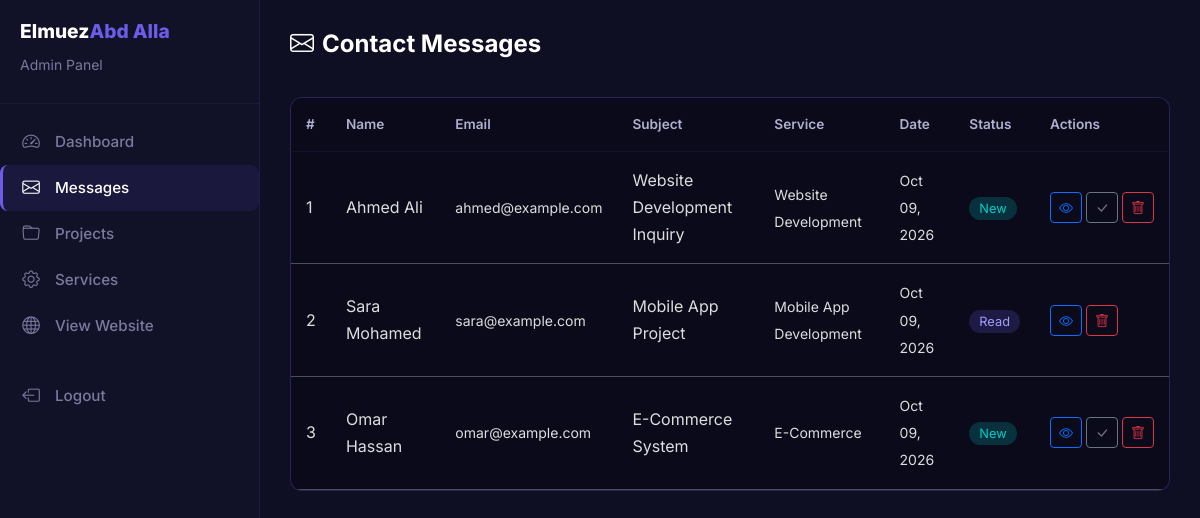
The page /admin/messages.php (signed in) on the database its author committed.
### tables this page shows
CREATE TABLE IF NOT EXISTS `contact_messages` (
    `id` INT AUTO_INCREMENT PRIMARY KEY,
    `name` VARCHAR(100) NOT NULL,
    `email` VARCHAR(150) NOT NULL,
    `phone` VARCHAR(30) DEFAULT NULL,
    `subject` VARCHAR(200) NOT NULL,
    `service` VARCHAR(100) DEFAULT NULL,
    `message` TEXT NOT NULL,
    `ip_address` VARCHAR(45) DEFAULT NULL,
    `status` ENUM('new','read','replied') DEFAULT 'new',
    `created_at` TIMESTAMP DEFAULT CURRENT_TIMESTAMP
);

### includes/functions.php (called while the page is built, shortened)
<?php
function sanitize($input) {
    return htmlspecialchars(trim($input), ENT_QUOTES, 'UTF-8');
}

### admin/messages.php (the view, shortened to what this page needs)
<?php
require_once __DIR__ . '/../includes/functions.php';
$stmt = $pdo->query("SELECT * FROM contact_messages ORDER BY created_at DESC");
$messages = $stmt->fetchAll();
?>
<!DOCTYPE html>
<html lang="en" data-bs-theme="dark">
<head>
    <link href="https://cdn.jsdelivr.net/npm/bootstrap@5.3.2/dist/css/bootstrap.min.css" rel="stylesheet">
    <link href="https://cdn.jsdelivr.net/npm/bootstrap-icons@1.11.3/font/bootstrap-icons.min.css" rel="stylesheet">
    <link href="../assets/css/style.css" rel="stylesheet">
</head>
<body>
    <div class="admin-wrapper">
        <div class="admin-sidebar" id="sidebar">
            <div class="sidebar-brand">
                <h4>Elmuez<span>Abd Alla</span></h4>
                <small style="color: #7a7a9e;">Admin Panel</small>
            </div>
            <nav class="nav flex-column">
                <a class="nav-link" href="dashboard.php"><i class="bi bi-speedometer2"></i> Dashboard</a>
                <a class="nav-link active" href="messages.php"><i class="bi bi-envelope"></i> Messages</a>
                <a class="nav-link" href="projects.php"><i class="bi bi-folder"></i> Projects</a>
                <a class="nav-link" href="services-admin.php"><i class="bi bi-gear"></i> Services</a>
                <a class="nav-link" href="../index.php" target="_blank"><i class="bi bi-globe"></i> View Website</a>
                <a class="nav-link mt-4" href="logout.php"><i class="bi bi-box-arrow-left"></i> Logout</a>
            </nav>
        </div>
        <div class="admin-content">
            <div class="admin-header">
                <div>
                    <h2><i class="bi bi-envelope me-2"></i>Contact Messages</h2>
                </div>
            </div>
            <div class="admin-table">
                <div class="table-responsive">
                    <table class="table mb-0">
                        <thead>
                            <tr>
                                <th>#</th>
                                <th>Name</th>
                                <th>Email</th>
                                <th>Subject</th>
                                <th>Service</th>
                                <th>Date</th>
                                <th>Status</th>
                                <th>Actions</th>
                            </tr>
                        </thead>
                        <tbody>
                            <?php if (!empty($messages)): ?>
                                <?php foreach ($messages as $i => $msg): ?>
                                    <tr>
                                        <td><?= $i + 1 ?></td>
                                        <td><?= sanitize($msg['name']) ?></td>
                                        <td><small><?= sanitize($msg['email']) ?></small></td>
                                        <td><?= sanitize($msg['subject']) ?></td>
                                        <td><small><?= sanitize($msg['service'] ?: '-') ?></small></td>
                                        <td><small><?= date('M d, Y', strtotime($msg['created_at'])) ?></small></td>
                                        <td>
                                            <?php if ($msg['status'] === 'new'): ?>
                                                <span class="badge-new">New</span>
                                            <?php elseif ($msg['status'] === 'read'): ?>
                                                <span class="badge-read">Read</span>
                                            <?php else: ?>
                                                <span class="badge-replied">Replied</span>
                                            <?php endif; ?>
                                        </td>
                                        <td>
                                            <div class="d-flex gap-1">
                                                <a href="?view=<?= $msg['id'] ?>" class="btn btn-sm btn-outline-primary" title="View"><i class="bi bi-eye"></i></a>
                                                <?php if ($msg['status'] === 'new'): ?>
                                                    <a href="?action=read&id=<?= $msg['id'] ?>" class="btn btn-sm btn-outline-secondary" title="Mark Read"><i class="bi bi-check-lg"></i></a>
                                                <?php endif; ?>
                                                <a href="?action=delete&id=<?= $msg['id'] ?>" class="btn btn-sm btn-outline-danger" title="Delete" onclick="return confirm('Delete this message?')"><i class="bi bi-trash"></i></a>
                                            </div>
                                        </td>
                                    </tr>
                                <?php endforeach; ?>
                            <?php else: ?>
                                <tr>
                                    <td colspan="8" style="text-align: center; color: #7a7a9e; padding: 40px;">No messages found.</td>
                                </tr>
                            <?php endif; ?>
                        </tbody>
                    </table>
                </div>
            </div>
        </div>
    </div>
</body>
</html>

### assets/css/style.css (style rules this page uses)
:root { --primary: #6c5ce7; --primary-light: #a29bfe; --primary-dark: #5a4bd1; --accent: #00cec9; --accent-light: #81ecec; --gradient-1: linear-gradient(135deg, #6c5ce7, #00cec9); --gradient-2: linear-gradient(135deg, #0984e3, #6c5ce7); --gradient-3: linear-gradient(135deg, #00cec9, #0984e3); --font-main: 'Inter', sans-serif; --font-mono: 'Fira Code', monospace; --radius: 12px; --radius-lg: 20px; --shadow: 0 4px 20px rgba(0, 0, 0, 0.08); --shadow-lg: 0 8px 40px rgba(0, 0, 0, 0.12); --shadow-glow: 0 0 30px rgba(108, 92, 231, 0.15); --transition: all 0.3s cubic-bezier(0.4, 0, 0.2, 1); --nav-height: 72px; }
[data-bs-theme="dark"] { --bg-primary: #0a0a1a; --bg-secondary: #111128; --bg-card: #1a1a3e; --bg-card-hover: #222255; --text-primary: #ffffff; --text-secondary: #b0b0d0; --text-muted: #7a7a9e; --border-color: rgba(108, 92, 231, 0.15); --nav-bg: rgba(10, 10, 26, 0.92); }
[data-bs-theme="dark"] { --bs-body-bg: #0a0a1a; --bs-body-color: #ffffff; }
*, *::before, *::after { margin: 0; padding: 0; box-sizing: border-box; }
html { scroll-behavior: smooth; scroll-padding-top: var(--nav-height); }
body, [data-bs-theme="dark"] body, [data-bs-theme="light"] body { font-family: var(--font-main); background-color: var(--bg-primary) !important; color: var(--text-primary) !important; line-height: 1.7; overflow-x: hidden; transition: background-color 0.4s ease, color 0.4s ease; }
html, html[data-bs-theme="dark"], html[data-bs-theme="light"] { background-color: var(--bg-primary); color: var(--text-primary); }
a { color: var(--primary); text-decoration: none; transition: var(--transition); }
.nav-link { color: var(--text-secondary) !important; font-weight: 500; padding: 8px 16px !important; border-radius: 8px; transition: var(--transition); font-size: 0.95rem; }
.nav-link:hover, .nav-link.active { color: var(--primary) !important; background: rgba(108, 92, 231, 0.1); }
.admin-wrapper { min-height: 100vh; background: #0f0f23; }
.admin-sidebar { width: 260px; background: #111128; border-right: 1px solid rgba(108, 92, 231, 0.15); min-height: 100vh; position: fixed; top: 0; left: 0; z-index: 1000; padding: 20px 0; transition: var(--transition); }
.admin-sidebar .sidebar-brand { padding: 0 20px 25px; border-bottom: 1px solid rgba(108, 92, 231, 0.1); margin-bottom: 15px; }
.admin-sidebar .sidebar-brand h4 { color: #fff; font-size: 1.2rem; font-weight: 800; }
.admin-sidebar .sidebar-brand span { color: #6c5ce7; }
.admin-sidebar .nav-link { color: #7a7a9e !important; padding: 12px 20px; display: flex; align-items: center; gap: 12px; font-size: 0.95rem; transition: var(--transition); border-left: 3px solid transparent; }
.admin-sidebar .nav-link:hover, .admin-sidebar .nav-link.active { color: #fff !important; background: rgba(108, 92, 231, 0.1); border-left-color: #6c5ce7; }
.admin-sidebar .nav-link i { font-size: 1.1rem; width: 24px; text-align: center; }
.admin-content { margin-left: 260px; padding: 30px; min-height: 100vh; background: #0f0f23; }
.admin-header { display: flex; justify-content: space-between; align-items: center; margin-bottom: 30px; }
.admin-header h2 { color: #fff; font-size: 1.5rem; font-weight: 700; }
.admin-table { background: #1a1a3e; border: 1px solid rgba(108, 92, 231, 0.15); border-radius: 12px; overflow: hidden; }
.admin-table thead { background: #222255; }
.admin-table th { color: #b0b0d0; font-weight: 600; font-size: 0.85rem; padding: 15px; border: none; }
.admin-table td { color: #ddd; padding: 15px; border-top: 1px solid rgba(108, 92, 231, 0.1); vertical-align: middle; }
.badge-new { background: rgba(0, 206, 201, 0.2); color: #00cec9; padding: 4px 10px; border-radius: 50px; font-size: 0.8rem; }
.badge-read { background: rgba(108, 92, 231, 0.2); color: #a29bfe; padding: 4px 10px; border-radius: 50px; font-size: 0.8rem; }

### rows shown on the page
contact_messages: name "Ahmed Ali", email "ahmed@example.com", subject "Website Development Inquiry", service "Website Development", created_at "Oct 09, 2026", status "New"
contact_messages: name "Sara Mohamed", email "sara@example.com", subject "Mobile App Project", service "Mobile App Development", created_at "Oct 09, 2026", status "Read"
contact_messages: name "Omar Hassan", email "omar@example.com", subject "E-Commerce System", service "E-Commerce", created_at "Oct 09, 2026", status "New"
